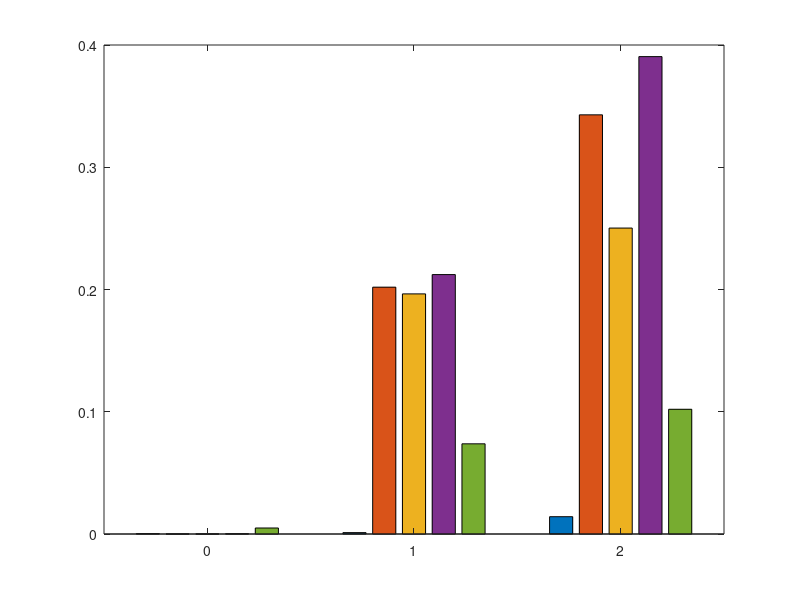

Here is the MATLAB script that generated this plot: (Note: this script raises an error after producing the figure.)
clc;
clear;
close all;
addpath(genpath(pwd));
rng(1993); % For repeatable results

%% Mecha
Mecha_twoTags_0 = [1.60714285714286e-05,2.23214285714286e-05];
Mecha_twoTags_1 = [0.0972187500000000,0.0978517857142857,0.410667857142857];
Mecha_twoTags_2 = [0.335913392857143,0.334403571428571,0.321233928571429,0.379992857142857];

%% MultiRider
MultiRider_twoTags_0 = [0,8.92857142857143e-07];
MultiRider_twoTags_1 = [0.0891169642857143,0.0893303571428571,0.410795535714286];
MultiRider_twoTags_2 = [0.178772321428571,0.178495535714286,0.322210714285714,0.321552678571429];

%% ParaFi
ParaFi_twoTags_0 = [0.000150000000000000,0.000183035714285714];
ParaFi_twoTags_1 = [0.106267857142857,0.106650892857143,0.423707142857143];
ParaFi_twoTags_2 = [0.388066071428571,0.385753571428571,0.394010714285714,0.394200000000000];

%% FreeCollision
FreeCollision_twoTags_0 = [0.000204545454545455,0.000337121212121212];
FreeCollision_twoTags_1 = [0.000715909090909091,0.00107575757575758,0.00158863636363636];
FreeCollision_twoTags_2 = [0.0106068181818182,0.0109022727272727,0.0141356060606061,0.0210287878787879];


%% ConcurScatter
ConcurScatter_twoTags_0 = [0,0.00982142857142857];
ConcurScatter_twoTags_1 = [0.108660714285714,0.0952678571428571,0.0174107142857143];
ConcurScatter_twoTags_2 = [0.187500000000000,0.176517857142857,0.0182142857142857,0.0258928571428571];

%% avg BER
BER_Mecha_twoTags_0 = mean(Mecha_twoTags_0);
BER_Mecha_twoTags_1 = mean(Mecha_twoTags_1);
BER_Mecha_twoTags_2 = mean(Mecha_twoTags_2);

BER_MultiRider_twoTags_0 = mean(MultiRider_twoTags_0);
BER_MultiRider_twoTags_1 = mean(MultiRider_twoTags_1);
BER_MultiRider_twoTags_2 = mean(MultiRider_twoTags_2);

BER_ParaFi_twoTags_0 = mean(ParaFi_twoTags_0);
BER_ParaFi_twoTags_1 = mean(ParaFi_twoTags_1);
BER_ParaFi_twoTags_2 = mean(ParaFi_twoTags_2);

BER_FreeCollision_twoTags_0 = mean(FreeCollision_twoTags_0);
BER_FreeCollision_twoTags_1 = mean(FreeCollision_twoTags_1);
BER_FreeCollision_twoTags_2 = mean(FreeCollision_twoTags_2);


BER_ConcurScatter_twoTags_0 = mean(ConcurScatter_twoTags_0);
BER_ConcurScatter_twoTags_1 = mean(ConcurScatter_twoTags_1);
BER_ConcurScatter_twoTags_2 = mean(ConcurScatter_twoTags_2);

BER_Mecha = [BER_Mecha_twoTags_0;BER_Mecha_twoTags_1;BER_Mecha_twoTags_2];
BER_MultiRider = [BER_MultiRider_twoTags_0;BER_MultiRider_twoTags_1;BER_MultiRider_twoTags_2];
BER_ParaFi = [BER_ParaFi_twoTags_0;BER_ParaFi_twoTags_1;BER_ParaFi_twoTags_2];
BER_FreeCollision = [BER_FreeCollision_twoTags_0;BER_FreeCollision_twoTags_1;BER_FreeCollision_twoTags_2];
BER_ConcurScatter = [BER_ConcurScatter_twoTags_0;BER_ConcurScatter_twoTags_1;BER_ConcurScatter_twoTags_2];


%% Throughput
k = 250; % Kbps
TP_Mecha_twoTags_0 = (2-sum(Mecha_twoTags_0)).*k;
TP_Mecha_twoTags_1 = (3-sum(Mecha_twoTags_1)).*k;
TP_Mecha_twoTags_2 = (4-sum(Mecha_twoTags_2)).*k;

TP_MultiRider_twoTags_0 = (2-sum(MultiRider_twoTags_0)).*k;
TP_MultiRider_twoTags_1 = (3-sum(MultiRider_twoTags_1)).*k;
TP_MultiRider_twoTags_2 = (4-sum(MultiRider_twoTags_2)).*k;

TP_ParaFi_twoTags_0 = (2-sum(ParaFi_twoTags_0)).*k;
TP_ParaFi_twoTags_1 = (3-sum(ParaFi_twoTags_1)).*k;
TP_ParaFi_twoTags_2 = (4-sum(ParaFi_twoTags_2)).*k;

TP_FreeCollision_twoTags_0 = (2-sum(FreeCollision_twoTags_0)).*k;
TP_FreeCollision_twoTags_1 = (3-sum(FreeCollision_twoTags_1)).*k;
TP_FreeCollision_twoTags_2 = (4-sum(FreeCollision_twoTags_2)).*k;

TP_ConcurScatter_twoTags_0 = (2-sum(ConcurScatter_twoTags_0)).*k;
TP_ConcurScatter_twoTags_1 = (3-sum(ConcurScatter_twoTags_1)).*k;
TP_ConcurScatter_twoTags_2 = (4-sum(ConcurScatter_twoTags_2)).*k;

TP_Mecha = [TP_Mecha_twoTags_0;TP_Mecha_twoTags_1;TP_Mecha_twoTags_2];
TP_MultiRider = [TP_MultiRider_twoTags_0;TP_MultiRider_twoTags_1;TP_MultiRider_twoTags_2];
TP_ParaFi = [TP_ParaFi_twoTags_0;TP_ParaFi_twoTags_1;TP_ParaFi_twoTags_2];
TP_FreeCollision = [TP_FreeCollision_twoTags_0;TP_FreeCollision_twoTags_1;TP_FreeCollision_twoTags_2];
TP_ConcurScatter = [TP_ConcurScatter_twoTags_0;TP_ConcurScatter_twoTags_1;TP_ConcurScatter_twoTags_2];

%% plot BER
vals_BER = [BER_FreeCollision,BER_Mecha,BER_MultiRider,BER_ParaFi,BER_ConcurScatter];
vals_TP = [TP_FreeCollision,TP_Mecha,TP_MultiRider,TP_ParaFi,TP_ConcurScatter];


x = 0:1:2;
%%%** plot BER **%%%
figure(1)
set(gcf,'unit','centimeters','position',[3 5 14.5 8]); 
b1 = bar(x,vals_BER);
b1(1).FaceColor = [69/255 123/255 157/255];
b1(2).FaceColor = [202/255 55/255 83/255];
b1(3).FaceColor =  [128/255 128/255 128/255];
b1(4).FaceColor = [153 153 204]./255; 
b1(5).FaceColor = [132/255 165/255 157/255]; 
ax1 = gca;
ax1.FontSize = 14;
ax1.FontName = 'Times New Roman';
ax1.YLim = [4e-8 1e0];
ax1.YTick = [1e-6,1e-4,1e-2,1e0];
ax1.YScale = 'log';
ax1.XTickLabel = {'0','1','2'};
grid on
ylabel('BER','FontSize',14,'FontName','Times New Roman');
xlabel('The number of newly added tags','FontSize',14,'FontName','Times New Roman');

lgd = legend('FreeCollision','Mecha','MultiRider','ParaFi','ConcurScatter',...
    'FontSize',12,'FontName','Times New Roman','NumColumns',3,'Interpreter','latex');
lgd.Location = 'northoutside'; 

%% Plot throughput
x = 0:1:2;
%%%** plot BER **%%%
figure(2)
set(gcf,'unit','centimeters','position',[3 5 14.5 8]); 
b2 = bar(x,vals_TP);
b2(1).FaceColor = [69/255 123/255 157/255];
b2(2).FaceColor = [202/255 55/255 83/255];
b2(3).FaceColor =  [128/255 128/255 128/255];
b2(4).FaceColor = [153 153 204]./255; 
b2(5).FaceColor = [132/255 165/255 157/255]; 
ax2 = gca;
ax2.FontSize = 14;
ax2.FontName = 'Times New Roman';
ax2.XTickLabel = {'0','1','2'};
grid on
ylabel('Throughput (Kbps)','FontSize',14,'FontName','Times New Roman');
xlabel('The number of newly added tags','FontSize',14,'FontName','Times New Roman');

lgd = legend('FreeCollision','Mecha','MultiRider','ParaFi','ConcurScatter',...
    'FontSize',12,'FontName','Times New Roman','NumColumns',3,'Interpreter','latex');
lgd.Location = 'northoutside'; 
